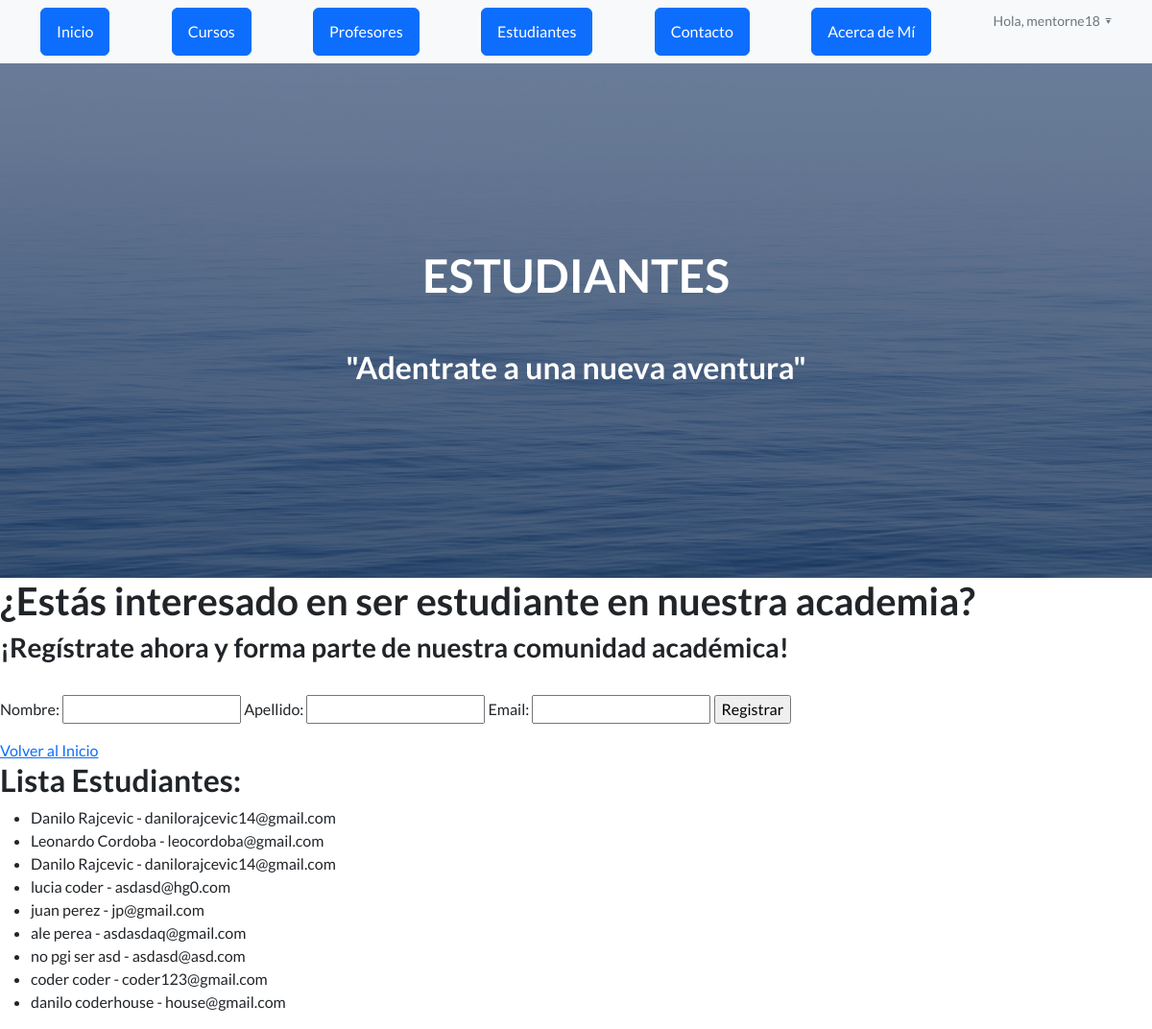
The page /estudiantes (signed in) on the database as committed earlier.
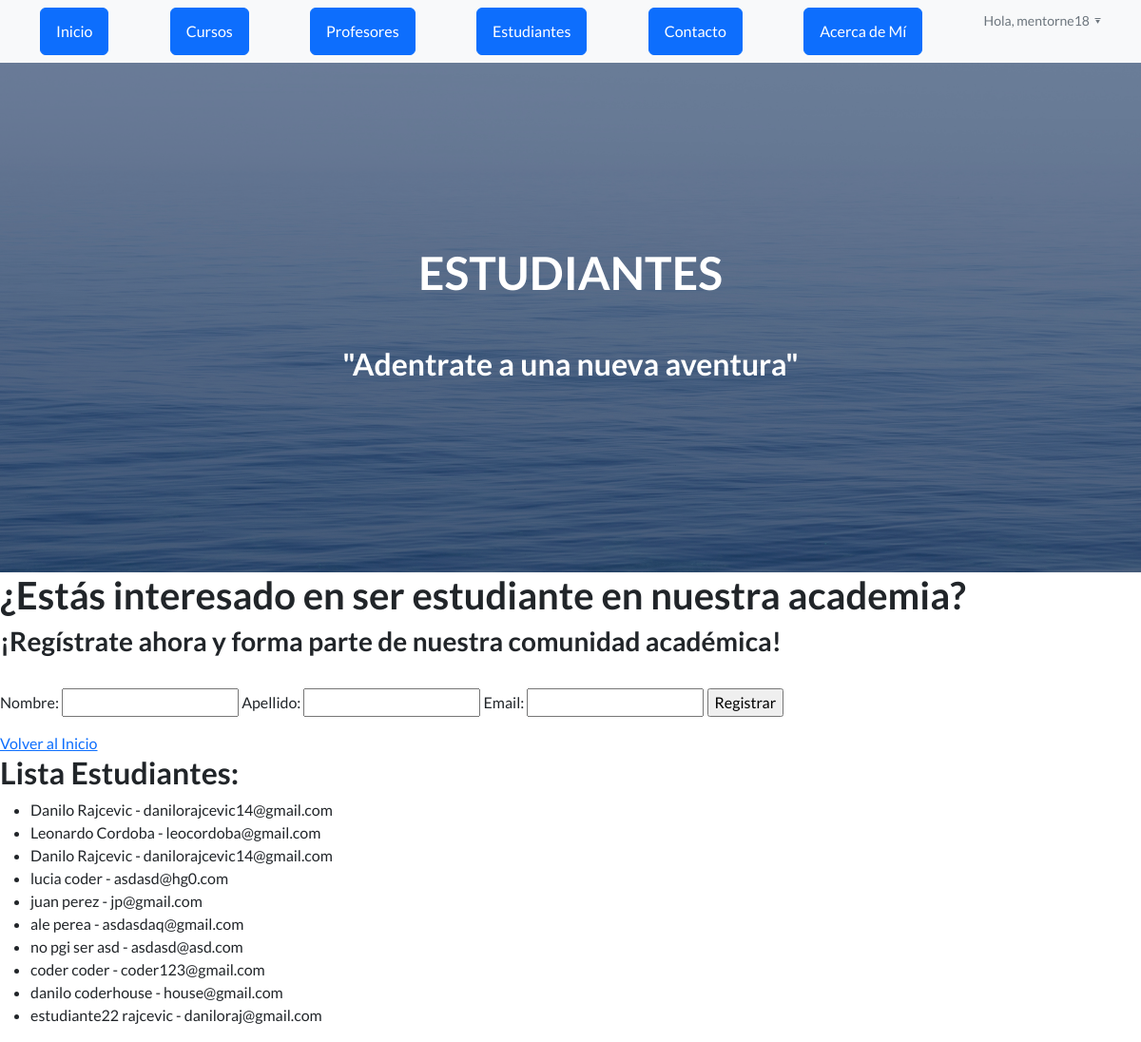
The same page on the database as committed later.
### AppCoder/models.py (models this page shows)
class Estudiante(models.Model):
    nombre = models.CharField(max_length=30)
    apellido = models.CharField(max_length=30)
    email = models.EmailField()

### AppCoder/views.py (the view)
# urls.py: path("estudiantes", views.estudiantes, name="Estudiantes"),
@login_required
def estudiantes(request):
    if request.method == "POST":
            miFormulario = EstudianteFormulario(request.POST) # Aqui me llega la informacion del html
            print(miFormulario)
            if miFormulario.is_valid():
                  informacion = miFormulario.cleaned_data
                  estudiante = Estudiante (nombre=informacion["nombre"], apellido=informacion["apellido"], email=informacion["email"])
                  estudiante.save()
                  return render(request, "AppCoder/index.html")
    else:
        miFormulario = EstudianteFormulario()
    estudiantes = Estudiante.objects.all()
    return render(request, "AppCoder/estudiantes.html", {"miFormulario": miFormulario, "estudiantes": estudiantes})

### AppCoder/forms.py
class EstudianteFormulario(forms.Form):
    nombre= forms.CharField(max_length=30)
    apellido= forms.CharField(max_length=30)
    email= forms.EmailField()

### AppCoder/templates/AppCoder/estudiantes.html (shortened to what this page needs)
{% load static %}
<html lang="en">
    <head>
        <link href="https://cdn.jsdelivr.net/npm/bootstrap-icons@1.5.0/font/bootstrap-icons.css" rel="stylesheet" type="text/css" />
        <link href="{% static 'AppCoder/css/styles.css' %}" rel="stylesheet" />
    </head>
    <body>
        <nav class="navbar navbar-light bg-light static-top">
            <div class="container">
                <a class="btn btn-primary" href="{% url 'Inicio' %}">Inicio</a>
                <a class="btn btn-primary" href="{% url 'List' %}">Cursos</a>
                <a class="btn btn-primary" href="{% url 'Profesores' %}">Profesores</a>
                <a class="btn btn-primary" href="{% url 'Estudiantes' %}">Estudiantes</a>
                <a class="btn btn-primary" href="{% url 'mensajes' %}">Contacto</a>
                <a class="btn btn-primary" href="{% url 'AcercaDeMi' %}">Acerca de Mí</a>
                <div class="dropdown">
                    {% if request.user.is_authenticated %}
                        <p class="text-muted small mb-4 mb-1g-0 dropdown-toggle" data-toggle="dropdown">Hola, {{ user.username }}</p>
                    {% endif %}
                </div>
            </div>
        </nav>
        <header class="masthead">
            <div class="container position-relative">
                <div class="row justify-content-center">
                    <div class="col-xl-6">
                        <div class="text-center text-white">
                            <h1 class="mb-5">ESTUDIANTES</h1>
                            <h2>"Adentrate a una nueva aventura"</h2>
                        </div>
                    </div>
                </div>
            </div>
        </header>
        <head>
        </head>
        <body>
            <h1>¿Estás interesado en ser estudiante en nuestra academia?</h1>
            <h3>¡Regístrate ahora y forma parte de nuestra comunidad académica!</h3>
            <br>
            <form method="post">
                {{ miFormulario.nombre.label_tag }} {{ miFormulario.nombre }}
                {{ miFormulario.apellido.label_tag }} {{ miFormulario.apellido }}
                {{ miFormulario.email.label_tag }} {{ miFormulario.email }}
                <input type="submit" value="Registrar">
            </form>
            <a href="{% url 'Inicio' %}">Volver al Inicio</a>
        </body>
{% if user.is_superuser %}
<h2>Lista Estudiantes:</h2>
<ul>
    {% for estudiante in estudiantes %}
        <li>{{ estudiante.nombre }} {{ estudiante.apellido }} - {{ estudiante.email }}</li>
    {% endfor %}
</ul>
{% endif %}
    </body>
</html>

Rows that differ between the two databases and show on the page:
added Estudiante: nombre "estudiante22", apellido "rajcevic", email "daniloraj@gmail.com"
